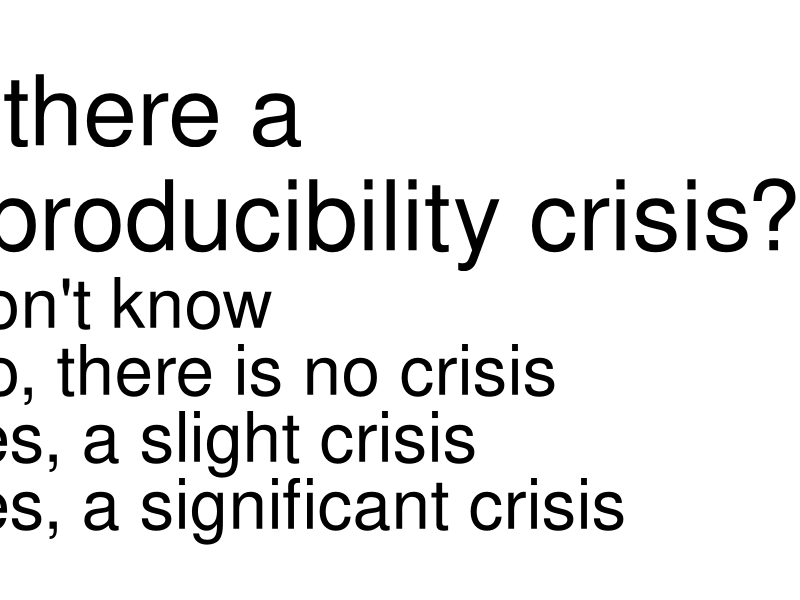
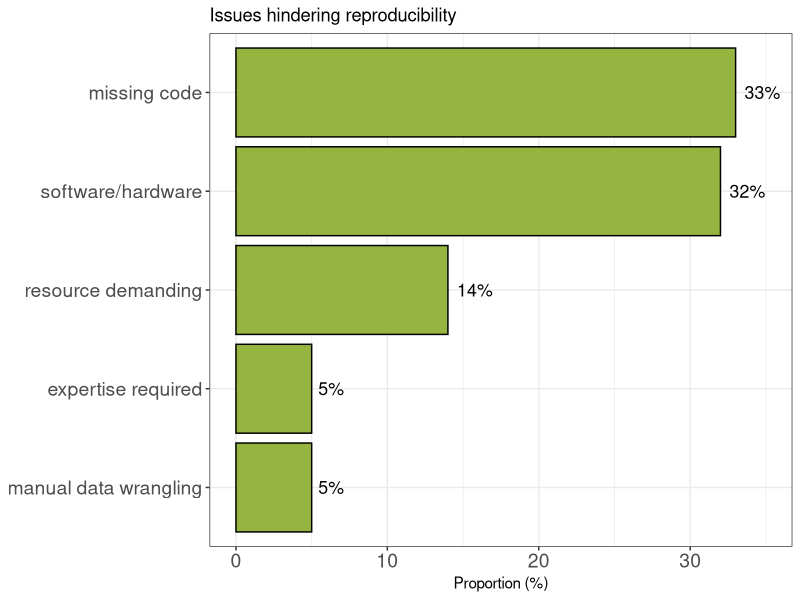

Generate these figures, in order, with R:
## ---- chunk 1
#| echo: false
#| fig-width: 30
#| fig-height: 30
# Create test data
categories <- c(
    "Don't know",
    "No, there is no crisis",
    "Yes, a slight crisis",
    "Yes, a significant crisis"
)
data <- data.frame(category = factor(categories, levels = categories),
                   count = c(7, 3, 38, 52))

# Compute the cumulative percentages (top of each rectangle)
data <- data[order(data$category), ]
data$ymax = cumsum(data$count)

# Compute the bottom of each rectangle
data$ymin = c(0, head(data$ymax, n = -1))

# Make the plot
library("ggplot2")
ggplot(data, aes(stat = "identity",
                 ymax = ymax,
                 ymin = ymin,
                 xmax = 4,
                 xmin = 3,
                 fill = category)) +
   geom_rect() +
   scale_fill_manual(values = c("#d7d7d5", "#6695b9", "#ef9b9a", "#e05656")) +
   coord_polar(theta = "y") +
   xlim(c(2, 4)) +
   geom_text(aes(label = paste0(round(count / sum(count) * 100, 1), "%"),
                 y = (ymin + ymax) / 2,
                 x = 3.5),
             color = "black", size = 20) +
   theme_void() +
   theme(legend.title = element_text(size = 70),
         legend.text  = element_text(size = 50)) +
   labs(fill = 'Is there a\nreproducibility crisis?')
## ---- chunk 2
#| echo: false
#| fig-width: 10
#| fig-height: 8
library(gtable)
items = c(
    "manual data wrangling", # 5
    "expertise required", # 5
    "resource demanding", # 14
    "software/hardware", # 18 + 14
    "missing code" # 23+5+5
)
table4 <- data.frame(
    result = factor(items, levels = items),
    value  = c(5, 5, 14, 32, 33)
)
ggplot(
    table4, aes(y = result, x = value)) +
    geom_bar(stat = "identity", fill = "#95b540", color = "black") +
    theme(plot.margin = unit(c(1, 1, 1, 1), 'cm'),
          axis.text.y = element_text(size=14)) +
    guides(fill = guide_legend(reverse = TRUE)) +
    geom_text(aes(label = paste0(value, "%")),
              hjust = -0.25,
              color = "black",
              size = 4.5) +
    labs(x = "Proportion (%)", y = NULL) +
    theme_bw() +
    scale_x_continuous(limits = c(0, 35)) +
    ggtitle("Issues hindering reproducibility") +
    theme(axis.text = element_text(size = 14))
